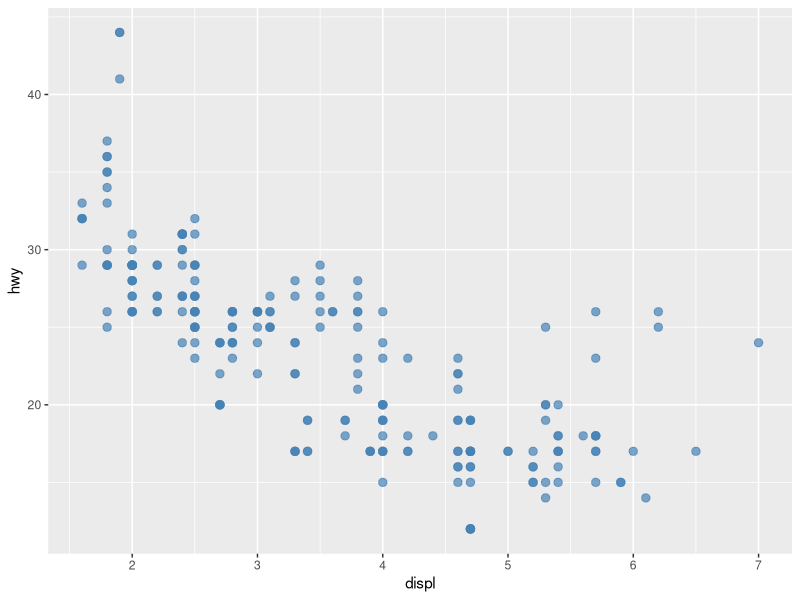
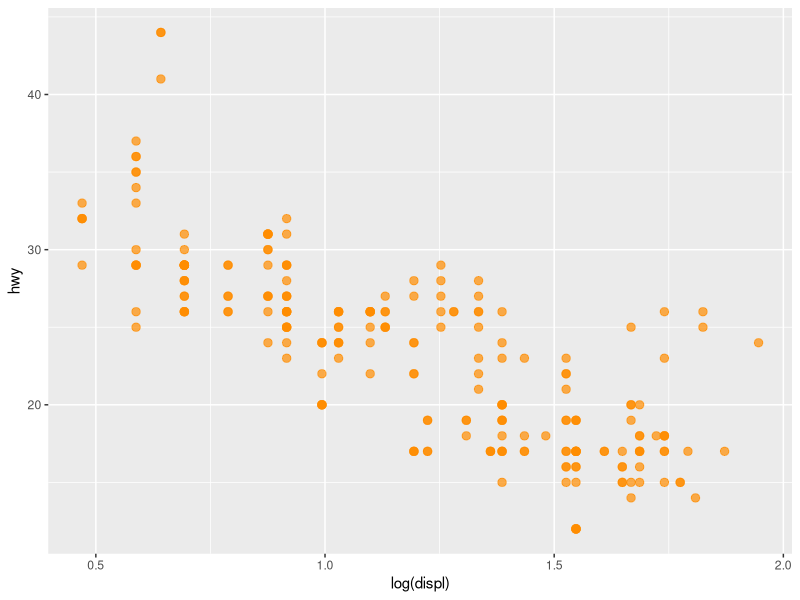
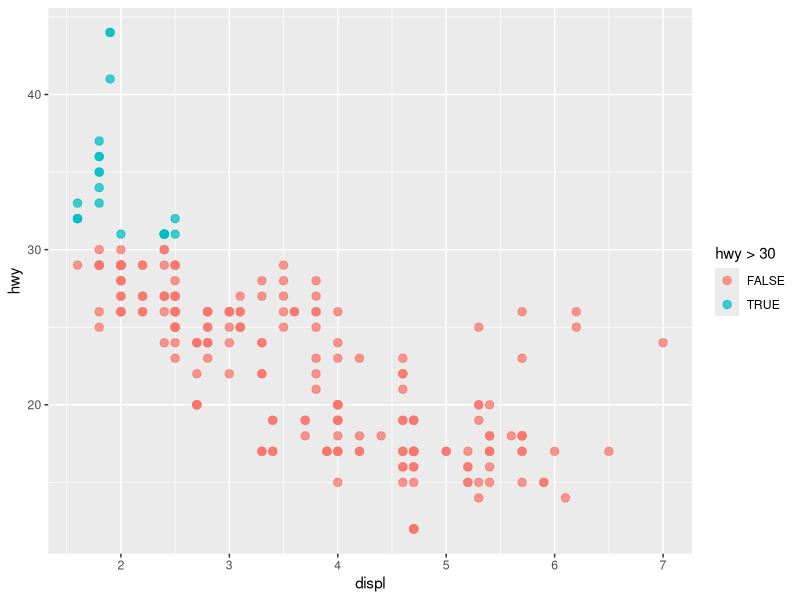
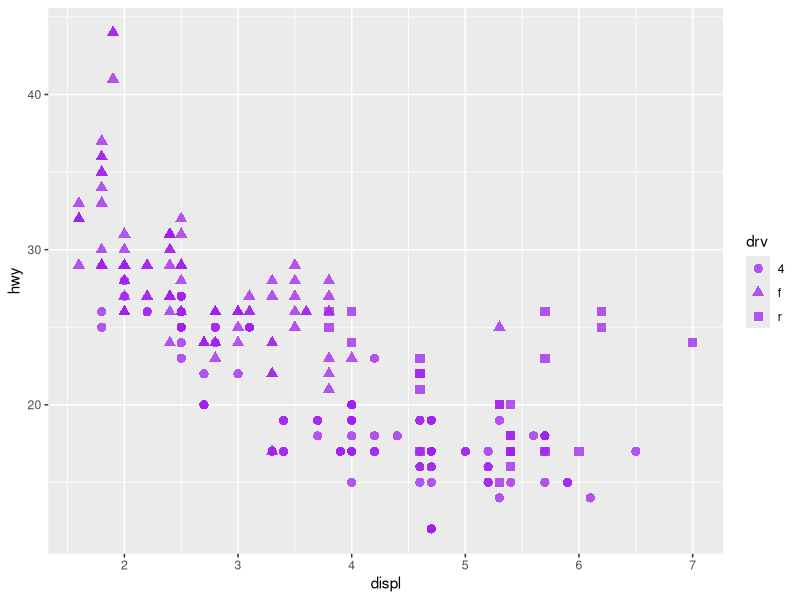

These figures' R source, in order:
## ---- chunk 1
library(ggplot2)
library(dplyr)
library(knitr)
## ---- chunk 2
mpg_preview <- mpg |>
  select(manufacturer, displ, hwy, class, drv) |>
  slice(1:6)

kable(mpg_preview)
## ---- chunk 3
visual_xy <- mpg |>
  transmute(x = displ, y = hwy) |>
  slice(1:6)

kable(visual_xy)
## ---- chunk 4
ggplot(mpg, aes(x = displ, y = hwy)) +
  geom_point(color = "steelblue", alpha = 0.7, size = 2.5)
## ---- chunk 5
visual_log <- mpg |>
  transmute(x = log(displ), y = hwy) |>
  slice(1:6)

kable(visual_log, digits = 3)
## ---- chunk 6
ggplot(mpg, aes(x = log(displ), y = hwy)) +
  geom_point(color = "darkorange", alpha = 0.7, size = 2.5)
## ---- chunk 7
visual_flag <- mpg |>
  transmute(
    x = displ,
    y = hwy,
    color = hwy > 30
  ) |>
  slice(1:6)

kable(visual_flag)
## ---- chunk 8
ggplot(mpg, aes(x = displ, y = hwy, color = hwy > 30)) +
  geom_point(alpha = 0.75, size = 2.5)
## ---- chunk 9
visual_shape <- mpg |>
  transmute(
    x = displ,
    y = hwy,
    shape = drv
  ) |>
  slice(1:6)

kable(visual_shape)
## ---- chunk 10
ggplot(mpg, aes(x = displ, y = hwy, shape = drv)) +
  geom_point(color = "purple", alpha = 0.75, size = 2.8)
